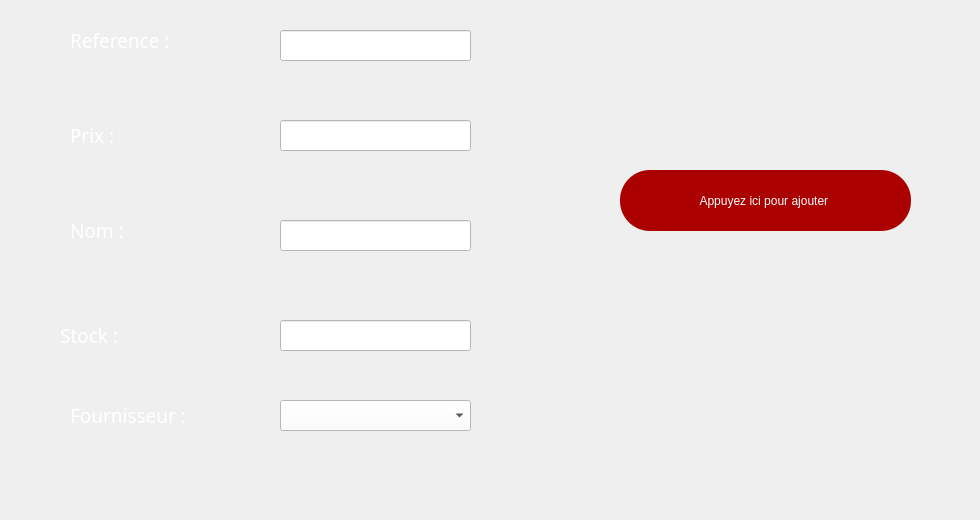
     <widget class="QWidget" name="AJOuter">
      <attribute name="title">
       <string>Ajouter</string>
      </attribute>
      <widget class="QPushButton" name="ajout">
       <property name="geometry">
        <rect>
         <x>620</x>
         <y>170</y>
         <width>291</width>
         <height>61</height>
        </rect>
       </property>
       <property name="styleSheet">
        <string notr="true">font: 16pt &quot;MS Shell Dlg 2&quot;;
color: rgb(255, 255, 255);
border-radius: 30px;
background-color: rgb(170, 0, 0);</string>
       </property>
       <property name="text">
        <string>Appuyez ici pour ajouter </string>
       </property>
       <property name="icon">
        <iconset resource="rs.qrc">
         <normaloff>:/img/rs/add.png</normaloff>:/img/rs/add.png</iconset>
       </property>
       <property name="iconSize">
        <size>
         <width>50</width>
         <height>50</height>
        </size>
       </property>
      </widget>
      <widget class="QLineEdit" name="lineEdit_ref">
       <property name="geometry">
        <rect>
         <x>280</x>
         <y>30</y>
         <width>191</width>
         <height>31</height>
        </rect>
       </property>
       <property name="styleSheet">
        <string notr="true">font: italic 22pt &quot;High Tower Text&quot;;
background-color: rgb(255, 255, 255);
background-color: rgb(255, 255, 255);</string>
       </property>
      </widget>
      <widget class="QLabel" name="label_4">
       <property name="geometry">
        <rect>
         <x>60</x>
         <y>280</y>
         <width>201</width>
         <height>111</height>
        </rect>
       </property>
       <property name="font">
        <font>
         <family>Script MT Bold</family>
         <pointsize>14</pointsize>
         <weight>9</weight>
         <italic>false</italic>
         <bold>false</bold>
        </font>
       </property>
       <property name="styleSheet">
        <string notr="true">color: rgb(255, 255, 255);</string>
       </property>
       <property name="text">
        <string>Stock :</string>
       </property>
      </widget>
      <widget class="QLabel" name="label_2">
       <property name="geometry">
        <rect>
         <x>70</x>
         <y>10</y>
         <width>171</width>
         <height>61</height>
        </rect>
       </property>
       <property name="font">
        <font>
         <family>Script MT Bold</family>
         <pointsize>14</pointsize>
         <weight>9</weight>
         <italic>false</italic>
         <bold>false</bold>
        </font>
       </property>
       <property name="styleSheet">
        <string notr="true">color: rgb(255, 255, 255);</string>
       </property>
       <property name="text">
        <string>Reference :</string>
       </property>
      </widget>
      <widget class="QLabel" name="label_14">
       <property name="geometry">
        <rect>
         <x>70</x>
         <y>360</y>
         <width>201</width>
         <height>111</height>
        </rect>
       </property>
       <property name="font">
        <font>
         <family>Script MT Bold</family>
         <pointsize>14</pointsize>
         <weight>9</weight>
         <italic>false</italic>
         <bold>false</bold>
        </font>
       </property>
       <property name="styleSheet">
        <string notr="true">color: rgb(255, 255, 255);</string>
       </property>
       <property name="text">
        <string>Fournisseur :</string>
       </property>
      </widget>
      <widget class="QLineEdit" name="lineEdit_prix">
       <property name="geometry">
        <rect>
         <x>280</x>
         <y>120</y>
         <width>191</width>
         <height>31</height>
        </rect>
       </property>
       <property name="styleSheet">
        <string notr="true">font: italic 22pt &quot;High Tower Text&quot;;
background-color: rgb(255, 255, 255);</string>
       </property>
      </widget>
      <widget class="QLabel" name="label_5">
       <property name="geometry">
        <rect>
         <x>70</x>
         <y>100</y>
         <width>171</width>
         <height>71</height>
        </rect>
       </property>
       <property name="font">
        <font>
         <family>Script MT Bold</family>
         <pointsize>14</pointsize>
         <weight>9</weight>
         <italic>false</italic>
         <bold>false</bold>
        </font>
       </property>
       <property name="styleSheet">
        <string notr="true">color: rgb(255, 255, 255);</string>
       </property>
       <property name="text">
        <string>Prix :</string>
       </property>
      </widget>
      <widget class="QLabel" name="label_3">
       <property name="geometry">
        <rect>
         <x>70</x>
         <y>190</y>
         <width>151</width>
         <height>81</height>
        </rect>
       </property>
       <property name="font">
        <font>
         <family>Script MT Bold</family>
         <pointsize>14</pointsize>
         <weight>9</weight>
         <italic>false</italic>
         <bold>false</bold>
        </font>
       </property>
       <property name="styleSheet">
        <string notr="true">color: rgb(255, 255, 255);
</string>
       </property>
       <property name="text">
        <string>Nom :</string>
       </property>
      </widget>
      <widget class="QLineEdit" name="lineEdit_nom">
       <property name="geometry">
        <rect>
         <x>280</x>
         <y>220</y>
         <width>191</width>
         <height>31</height>
        </rect>
       </property>
       <property name="styleSheet">
        <string notr="true">font: italic 22pt &quot;High Tower Text&quot;;
background-color: rgb(255, 255, 255);</string>
       </property>
      </widget>
      <widget class="QLineEdit" name="lineEdit_stock">
       <property name="geometry">
        <rect>
         <x>280</x>
         <y>320</y>
         <width>191</width>
         <height>31</height>
        </rect>
       </property>
       <property name="styleSheet">
        <string notr="true">font: italic 22pt &quot;High Tower Text&quot;;
background-color: rgb(255, 255, 255);</string>
       </property>
      </widget>
      <widget class="QComboBox" name="comboBox_2">
       <property name="geometry">
        <rect>
         <x>280</x>
         <y>400</y>
         <width>191</width>
         <height>31</height>
        </rect>
       </property>
       <property name="styleSheet">
        <string notr="true">background-color: rgb(255, 255, 255);
font: 8pt &quot;MS Shell Dlg 2&quot;;</string>
       </property>
      </widget>
      <widget class="QLabel" name="label_6">
       <property name="geometry">
        <rect>
         <x>0</x>
         <y>0</y>
         <width>971</width>
         <height>511</height>
        </rect>
       </property>
       <property name="styleSheet">
        <string notr="true">background-image: url(:/img/rs/ajoutempback.jpg);</string>
       </property>
       <property name="text">
        <string/>
       </property>
      </widget>
      <zorder>label_6</zorder>
      <zorder>ajout</zorder>
      <zorder>lineEdit_ref</zorder>
      <zorder>label_4</zorder>
      <zorder>label_2</zorder>
      <zorder>label_14</zorder>
      <zorder>lineEdit_prix</zorder>
      <zorder>label_5</zorder>
      <zorder>label_3</zorder>
      <zorder>lineEdit_nom</zorder>
      <zorder>lineEdit_stock</zorder>
      <zorder>comboBox_2</zorder>
     </widget>
